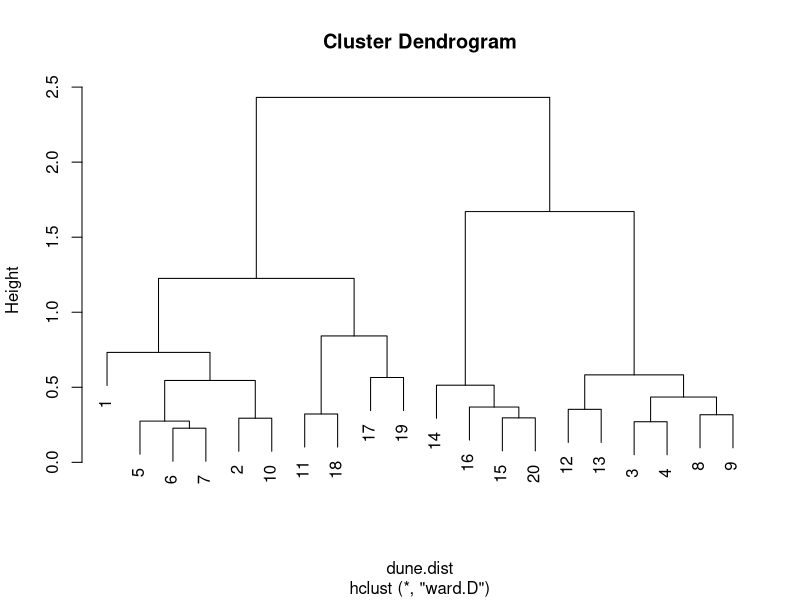
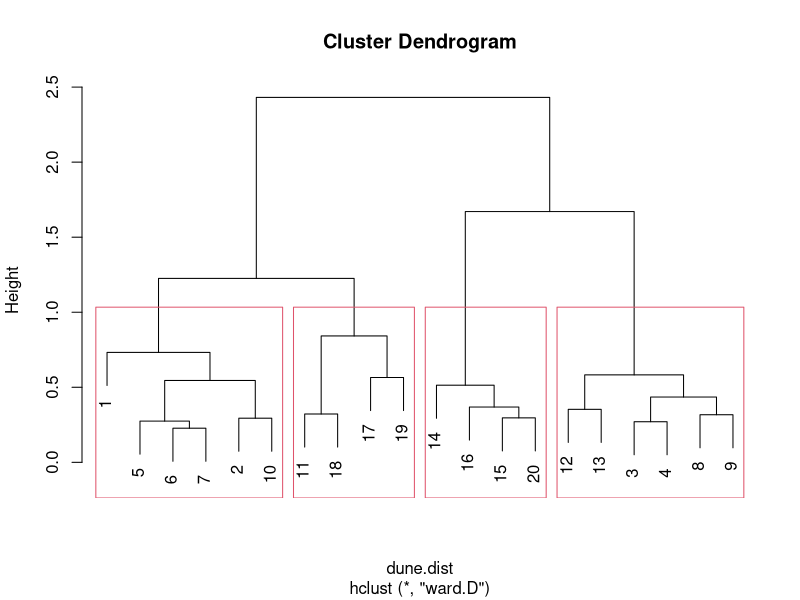
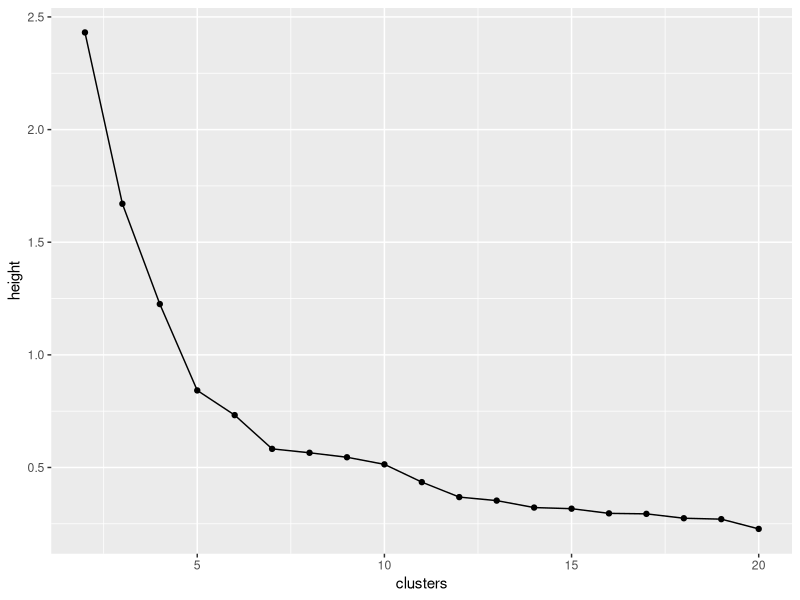
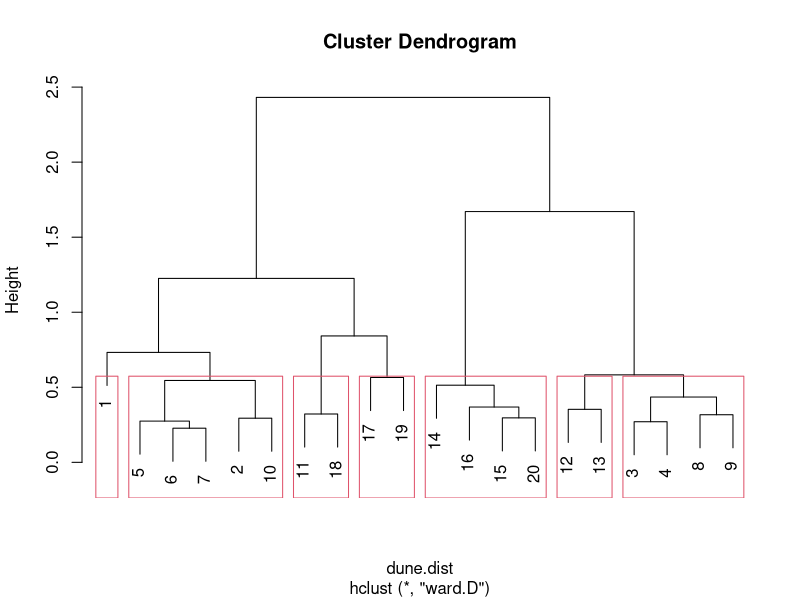

Write the R code that produced these figures, in order. (Note: this script raises an error after producing the figures.)
## ---- chunk 1
library(vegan)
library(ggrepel)
library(tidyverse)
## ---- chunk 2
data(dune)
dune %>% as_tibble()
## ---- chunk 3
dune.dist=vegdist(dune)
dune.dist
## ---- chunk 4
dune.1=hclust(dune.dist,method="ward.D")
plot(dune.1)
## ---- chunk 5
plot(dune.1)
rect.hclust(dune.1,4)
## ---- chunk 6
h=dune.1$height
h
## ---- chunk 7
d=tibble(clusters=20:2,height=h)
d
## ---- chunk 8
ggplot(d,aes(x=clusters,y=height))+geom_point()+geom_line()
## ---- chunk 9
plot(dune.1)
rect.hclust(dune.1,7)
## ---- chunk 10
dune %>% slice(c(11,18)) %>% print(width=Inf)
## ---- chunk 11
dune %>% slice(c(16,17)) %>% print(width=Inf)
## ---- chunk 12
dune_cluster=cutree(dune.1,7)
dune_cluster
## ---- chunk 13
data("dune.env") 
dune.env %>% as_tibble()
## ---- chunk 14
tab=table(farming=dune.env$Management,cluster=dune_cluster)
tab
## ---- chunk 15
chisq.test(tab)
## ---- chunk 16
plot(dune.1,labels=dune.env$Management)
rect.hclust(dune.1,7)
## ---- chunk 17
dune.2=anosim(dune.dist,dune.env$Management)
dune.2
## ---- chunk 18
anosim(dune.dist,dune_cluster)
## ---- chunk 19
dune.scale=cmdscale(dune.dist,eig=T)
dune.scale$GOF
## ---- chunk 20
as_tibble(dune.scale$points) %>%
  rownames_to_column("site") %>% 
  ggplot(aes(x=V1,y=V2,label=site))+
    geom_point()+geom_text_repel()+coord_fixed()
## ---- chunk 21
as_tibble(dune.scale$points) %>% 
  rownames_to_column("site") %>% 
  mutate(cluster=as.factor(dune_cluster)) %>% 
  ggplot(aes(x=V1,y=V2,colour=cluster,label=site))+
    geom_point()+geom_text_repel()+coord_fixed()+guides(colour=F)
## ---- chunk 22
as_tibble(dune.scale$points) %>% 
  rownames_to_column("site") %>% 
  mutate(farming=dune.env$Management) %>% 
  ggplot(aes(x=V1,y=V2,colour=farming,label=site))+
    geom_point()+geom_text_repel()+coord_fixed()
